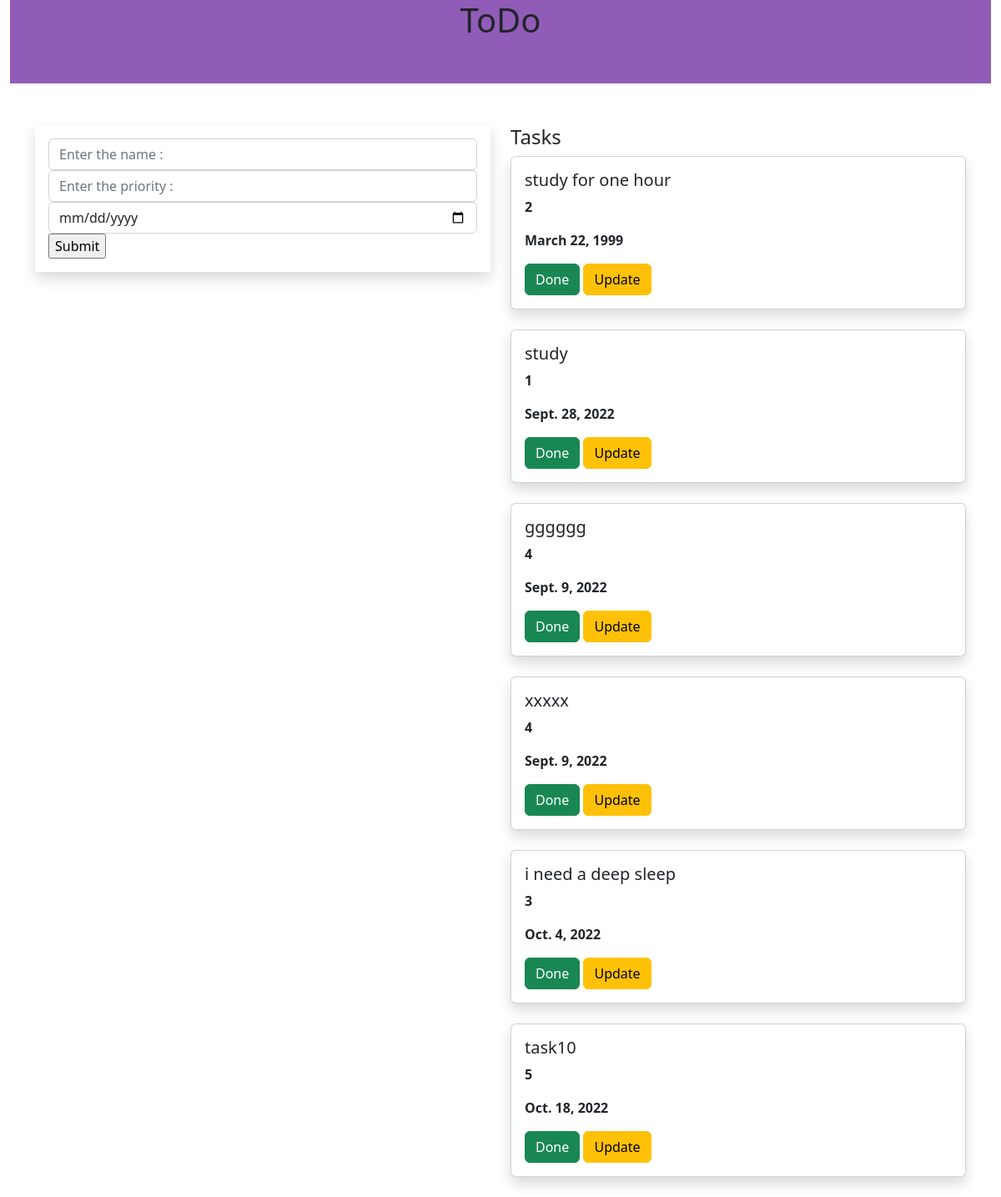
The page / on the database its author committed.
### todoapp/models.py (models this page shows, shortened)
class Task(models.Model):
    name = models.CharField(max_length=250)
    priority = models.IntegerField()
    date = models.DateField()

### todoapp/views.py (the view)
# urls.py: path('',views.add,name='add'),
def add(request):
    task1 = Task.objects.all()
    if request.method == 'POST':
        name = request.POST.get('task','')
        priority = request.POST.get('priority','')
        date = request.POST.get('date','')
        task = Task(name=name,priority=priority,date=date)
        task.save()
    return render(request,'home.html',{'task1':task1})

### templates/home.html (shortened to what this page needs)
{% extends 'base.html' %}
{% block content %}
<div class="container-fluid">
    <div class="row">
        <div class="col-md-12">
            <div class="banner">
                <div class="text-center banner-text">
                    <h1>ToDo</h1>
                </div>
            </div>
        </div>
    </div>
</div>
<div class="container">
    <div class="row">
        <div class="col-md-6">
            <form method="POST" class="p-3 shadow">
                <div class="form-group">
                    <input type="text" class="form-control" name="task" placeholder="Enter the name :">
                </div>
                <div class="form-group">
                    <input type="text" class="form-control" name="priority" placeholder="Enter the priority :">
                    <input type="date" class="form-control" name="date" placeholder="Enter the date :">
                </div>
    <input type="submit" class>
            </form>
<br>
<br>
        </div>
        <div class="col-md-6">
            <h4> Tasks </h4>
            {% for i in task1 %}
            <div class="shadow card">
                <div class="card-body">
                    <h5 class="card-title">{{i.name}}</h5>
                    <p><b>{{i.priority}}</b></p>
                    <p><b>{{i.date}}</b></p>
                    <a class="btn btn-success" href="{% url 'delete' i.id %}">Done</a>
                    <a class="btn btn-warning" href="{% url 'update' i.id %}">Update</a>
                </div>
            </div>
            <br>
            {% endfor %}
        </div>
    </div>
</div>
{% endblock %}

### templates/base.html (shortened to what this page needs)
{% load static %}
<!DOCTYPE html>
<html lang="en">
<head>
  <link rel="stylesheet" href="https://cdn.jsdelivr.net/npm/bootstrap@5.2.0/dist/css/bootstrap.min.css">
<link rel="stylesheet" href="{% static 'style.css' %}">
</head>
<body>
{% block content %}
{% endblock %}
</body>
</html>

### todoapp/static/style.css (style rules this page uses)
.banner { background-color: #915cb8; width : 100%; height: 100px; margin-bottom: 50px; }
.banner-text { top:50%; left:50% position:absolute; transform:transform; }

### rows shown on the page
Task: name "study for one hour", priority "2", date "March 22, 1999"
Task: name "study", priority "1", date "Sept. 28, 2022"
Task: name "gggggg", priority "4", date "Sept. 9, 2022"
Task: name "xxxxx", priority "4", date "Sept. 9, 2022"
Task: name "i need a deep sleep", priority "3", date "Oct. 4, 2022"
Task: name "task10", priority "5", date "Oct. 18, 2022"
